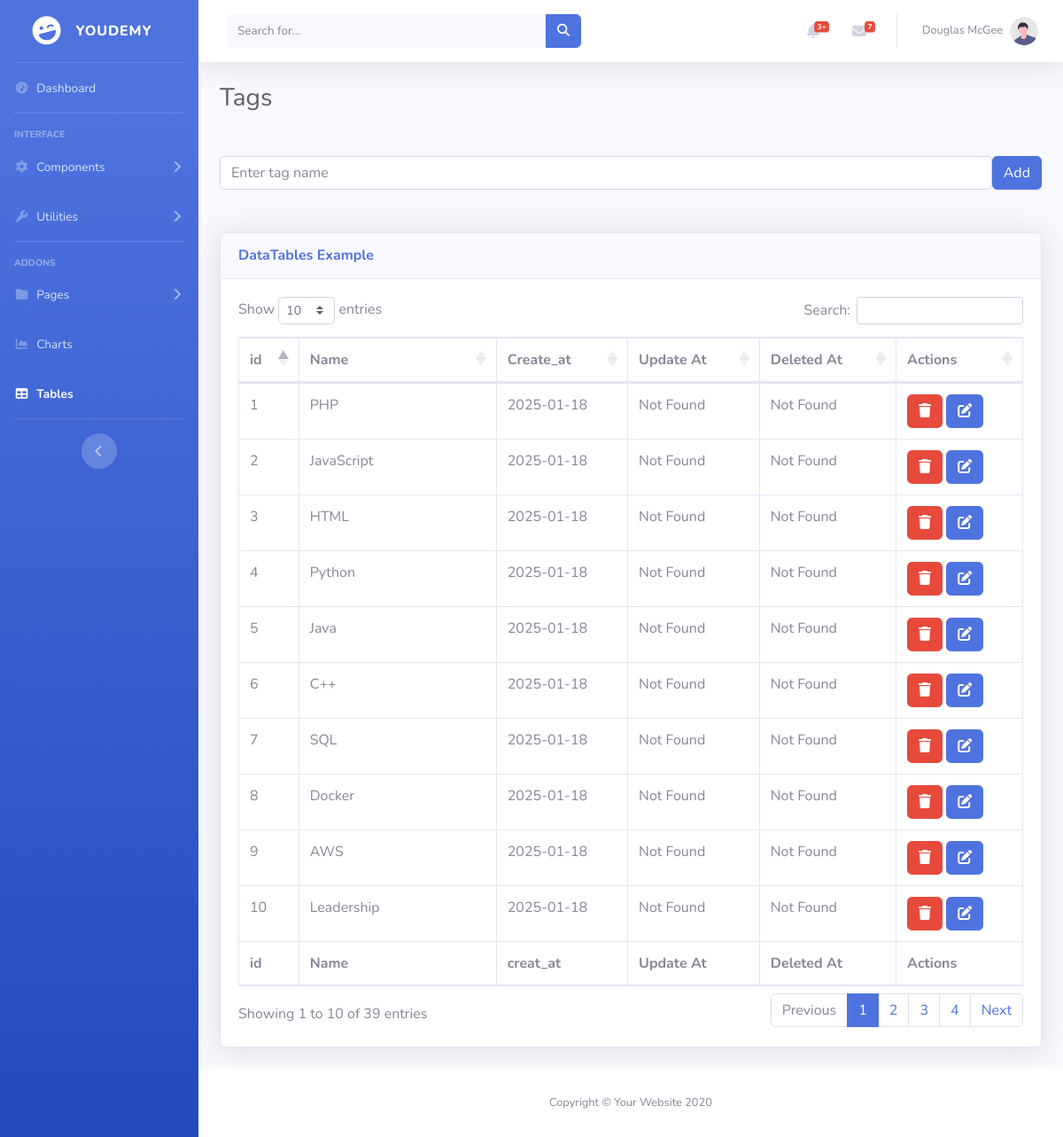
Page /src/view/admin/tagsTable.php on the committed database.
### tables this page shows
CREATE TABLE Tags
(
    id INT AUTO_INCREMENT ,
    title VARCHAR(500) UNIQUE,
    PRIMARY KEY (id),
    created_at DATE NOT NULL ,
    updated_at DATE NULL,
    deleted_at DATE NULL
);

### src/config/Connexion.php (called while the page is built, shortened)
<?php
class Connexion {
    private static $con;
    public static function connection() {
        if(self::$con != null){
        return self::$con;
    }
    else{
         $dotenv = Dotenv::createImmutable(__DIR__.'/../../');
        try {
            self::$con = new PDO(
                "mysql:host=".$_ENV["LOCALHOST"].";dbname=".$_ENV["DATABASE"].";port=".$_ENV["PORT"],
                $_ENV["USER"],
                $_ENV["USER_Password"]
            );
            return self::$con;
        } catch (PDOException $e) {
            echo "Error db: " . $e->getMessage();
            error_log("Connection failed: " . $e->getMessage());
        }
    }
    }
}
?>

### src/Controller/TagController.php (called while the page is built, shortened)
<?php
class TagController
{
  private $Tagmodel ;
  public function __construct()
  {
    $this->Tagmodel = new Tagmodel();
  }
    public function getTags(){
      $getAlltags = $this->Tagmodel->getAll();
      return  $getAlltags ;
    }
}
?>

### src/model/BaseModel.php (called while the page is built, shortened)
<?php
abstract class BaseModel{
public function __construct($table_name){
 $this->table_name = $table_name;
 $this->con = Connexion::connection();
}
}
?>

### src/model/Tagmodel.php (called while the page is built, shortened)
<?php
class Tagmodel extends BaseModel{
public function getAll(){
    $query = "SELECT Tags.id , Tags.title , Tags.created_at , Tags.updated_at  from $this->table_name where Tags.deleted_at IS NULL ORDER BY Tags.id DESC ";
    $stmt = $this->con->prepare($query);
    $stmt->execute();
    $result = $stmt->fetchAll(PDO::FETCH_ASSOC);
if(!$result){
return null ;
}
else{
    return $result ;
}
}
}
?>

### src/view/admin/tagsTable.php (the view, shortened to what this page needs)
<?php
$TagCon = new TagController();
$resultTags = $TagCon->getTags();
?>
<!DOCTYPE html>
<html lang="en">
<head>
    <link href="../../../../vendor/fontawesome-free/css/all.min.css" rel="stylesheet" type="text/css">
    <link href="../../../../public/css/sb-admin-2.min.css" rel="stylesheet">
    <link href="../../../../vendor/datatables/dataTables.bootstrap4.min.css" rel="stylesheet">
</head>
<body id="page-top">
    <div id="wrapper">
        <ul class="navbar-nav bg-gradient-primary sidebar sidebar-dark accordion" id="accordionSidebar">
            <a class="sidebar-brand d-flex align-items-center justify-content-center" href="index.html">
                <div class="sidebar-brand-icon rotate-n-15">
                    <i class="fas fa-laugh-wink"></i>
                </div>
                <div class="sidebar-brand-text mx-3">Youdemy</div>
            </a>
            <hr class="sidebar-divider my-0">
            <li class="nav-item">
                <a class="nav-link" href="./dashboard.php">
                    <i class="fas fa-fw fa-tachometer-alt"></i>
                    <span>Dashboard</span></a>
            </li>
            <hr class="sidebar-divider">
            <div class="sidebar-heading">
                Interface
            </div>
            <li class="nav-item">
                <a class="nav-link collapsed" href="#" data-toggle="collapse" data-target="#collapseTwo"
                    aria-expanded="true" aria-controls="collapseTwo">
                    <i class="fas fa-fw fa-cog"></i>
                    <span>Components</span>
                </a>
            </li>
            <li class="nav-item">
                <a class="nav-link collapsed" href="#" data-toggle="collapse" data-target="#collapseUtilities"
                    aria-expanded="true" aria-controls="collapseUtilities">
                    <i class="fas fa-fw fa-wrench"></i>
                    <span>Utilities</span>
                </a>
            </li>
            <hr class="sidebar-divider">
            <div class="sidebar-heading">
                Addons
            </div>
            <li class="nav-item">
                <a class="nav-link collapsed" href="#" data-toggle="collapse" data-target="#collapsePages"
                    aria-expanded="true" aria-controls="collapsePages">
                    <i class="fas fa-fw fa-folder"></i>
                    <span>Pages</span>
                </a>
            </li>
            <li class="nav-item">
                <a class="nav-link" href="charts.html">
                    <i class="fas fa-fw fa-chart-area"></i>
                    <span>Charts</span></a>
            </li>
            <li class="nav-item active">
                <a class="nav-link" href="tables.html">
                    <i class="fas fa-fw fa-table"></i>
                    <span>Tables</span></a>
            </li>
            <hr class="sidebar-divider d-none d-md-block">
            <div class="text-center d-none d-md-inline">
                <button class="rounded-circle border-0" id="sidebarToggle"></button>
            </div>
        </ul>
        <div id="content-wrapper" class="d-flex flex-column">
            <div id="content">
                <nav class="navbar navbar-expand navbar-light bg-white topbar mb-4 static-top shadow">
                    <form
                        class="d-none d-sm-inline-block form-inline mr-auto ml-md-3 my-2 my-md-0 mw-100 navbar-search">
                        <div class="input-group">
                            <input type="text" class="form-control bg-light border-0 small" placeholder="Search for..."
                                aria-label="Search" aria-describedby="basic-addon2">
                            <div class="input-group-append">
                                <button class="btn btn-primary" type="button">
                                    <i class="fas fa-search fa-sm"></i>
                                </button>
                            </div>
                        </div>
                    </form>
                    <ul class="navbar-nav ml-auto">
                        <li class="nav-item dropdown no-arrow mx-1">
                            <a class="nav-link dropdown-toggle" href="#" id="alertsDropdown" role="button"
                                data-toggle="dropdown" aria-haspopup="true" aria-expanded="false">
                                <i class="fas fa-bell fa-fw"></i>
                                <span class="badge badge-danger badge-counter">3+</span>
                            </a>
                        </li>
                        <li class="nav-item dropdown no-arrow mx-1">
                            <a class="nav-link dropdown-toggle" href="#" id="messagesDropdown" role="button"
                                data-toggle="dropdown" aria-haspopup="true" aria-expanded="false">
                                <i class="fas fa-envelope fa-fw"></i>
                                <span class="badge badge-danger badge-counter">7</span>
                            </a>
                        </li>
                        <li class="nav-item dropdown no-arrow">
                            <a class="nav-link dropdown-toggle" href="#" id="userDropdown" role="button"
                                data-toggle="dropdown" aria-haspopup="true" aria-expanded="false">
                                <span class="mr-2 d-none d-lg-inline text-gray-600 small">Douglas McGee</span>
                                <img class="img-profile rounded-circle"
                                    src="img/undraw_profile.svg">
                            </a>
                        </li>
                    </ul>
                </nav>
                <div class="container-fluid">
                    <h1 class="h3 mb-2 text-gray-800">Tags</h1>
                            <form id="tableauTagssubmit" action="" method="post">
                                 <div class="d-flex align-items-center my-5">
                                <input type="text" name = "TagName" class="form-control me-2" placeholder="Enter tag name" id="tagInput">
                                <button type="submit" name="addTag" class="btn btn-primary" id="addTag">Add</button>
                                </div>
                    <div class="card shadow mb-4">
                        <div class="card-header py-3">
                            <h6 class="m-0 font-weight-bold text-primary">DataTables Example</h6>
                        </div>
                        <div class="card-body">
                            <div class="table-responsive">
                                <table class="table table-bordered" id="dataTable" width="100%" cellspacing="0">
                                    <thead>
                                        <tr>
                                            <th>id</th>
                                            <th>Name</th>
                                            <th>Create_at</th>
                                            <th>Update At</th>
                                            <th>Deleted At</th>
                                            <th>Actions</th>
                                        </tr>
                                    </thead>
                                    <tfoot>
                                        <tr>
                                            <th>id</th>
                                            <th>Name</th>
                                            <th>creat_at</th>
                                            <th>Update At</th>
                                            <th>Deleted At</th>
                                            <th>Actions</th>
                                        </tr>
                                    </tfoot>
                                    <tbody>
                                        <?php
                                        foreach ($resultTags as $key => $value ) :
                                        ?>
                                        <tr>
                                            <td><?=$value['id'] ?></td>
                                            <td id=<?='tagename' . $value['id'] ?>><?=$value['title'] ?></td>
                                            <td><?=$value['created_at'] ?? 'Not Found' ?></td>
                                            <td><?=$value['updated_at'] ?? 'Not Found' ?></td>
                                            <td><?=$value['deleted_at'] ?? 'Not Found' ?></td>
                                            <td>
                                             <button href="#" class="btn btn-danger" name="deletTag" onclick="deletTagFunc(event , <?=$value['id'] ?>)"> <input type="text"  hidden > <i class="fas fa-trash"></i></button>
                                             <button type="button" class="btn btn-primary " onclick="edittag(<?=$value['id'] ?>)"><i class="fa-solid fa-pen-to-square"></i></button>
                                            </td>
                                        </tr>
                                        <?php endforeach ;?>
                                    </tbody>
                                </table>
                            </div>
                        </div>
                    </div>
             </form>
                </div>
            </div>
            <footer class="sticky-footer bg-white">
                <div class="container my-auto">
                    <div class="copyright text-center my-auto">
                        <span>Copyright &copy; Your Website 2020</span>
                    </div>
                </div>
            </footer>
        </div>
    </div>
</body>
</html>

### rows in the picture
tags: id "10", title "Leadership", created_at "2025-01-18", updated_at "Not Found", deleted_at "Not Found"
tags: id "9", title "AWS", created_at "2025-01-18", updated_at "Not Found", deleted_at "Not Found"
tags: id "8", title "Docker", created_at "2025-01-18", updated_at "Not Found", deleted_at "Not Found"
tags: id "7", title "SQL", created_at "2025-01-18", updated_at "Not Found", deleted_at "Not Found"
tags: id "6", title "C++", created_at "2025-01-18", updated_at "Not Found", deleted_at "Not Found"
tags: id "5", title "Java", created_at "2025-01-18", updated_at "Not Found", deleted_at "Not Found"
tags: id "4", title "Python", created_at "2025-01-18", updated_at "Not Found", deleted_at "Not Found"
tags: id "3", title "HTML", created_at "2025-01-18", updated_at "Not Found", deleted_at "Not Found"
tags: id "2", title "JavaScript", created_at "2025-01-18", updated_at "Not Found", deleted_at "Not Found"
tags: id "1", title "PHP", created_at "2025-01-18", updated_at "Not Found", deleted_at "Not Found"
